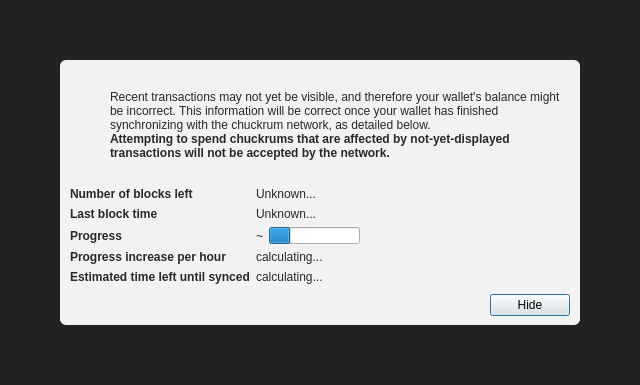
<?xml version="1.0" encoding="UTF-8"?>
<ui version="4.0">
 <class>ModalOverlay</class>
 <widget class="ModalOverlay" name="ModalOverlay">
  <property name="geometry">
   <rect>
    <x>0</x>
    <y>0</y>
    <width>640</width>
    <height>385</height>
   </rect>
  </property>
  <property name="windowTitle">
   <string>Form</string>
  </property>
  <layout class="QVBoxLayout" name="verticalLayout" stretch="0">
   <property name="sizeConstraint">
    <enum>QLayout::SetDefaultConstraint</enum>
   </property>
   <property name="leftMargin">
    <number>0</number>
   </property>
   <property name="topMargin">
    <number>0</number>
   </property>
   <property name="rightMargin">
    <number>0</number>
   </property>
   <property name="bottomMargin">
    <number>0</number>
   </property>
   <item>
    <widget class="QWidget" name="bgWidget" native="true">
     <property name="styleSheet">
      <string notr="true">#bgWidget { background: rgba(0,0,0,220); }</string>
     </property>
     <layout class="QVBoxLayout" name="verticalLayoutMain" stretch="1">
      <property name="leftMargin">
       <number>60</number>
      </property>
      <property name="topMargin">
       <number>60</number>
      </property>
      <property name="rightMargin">
       <number>60</number>
      </property>
      <property name="bottomMargin">
       <number>60</number>
      </property>
      <item>
       <widget class="QWidget" name="contentWidget" native="true">
        <property name="styleSheet">
         <string notr="true">#contentWidget { background: rgba(255,255,255,240); border-radius: 6px; }

QLabel { color: rgb(40,40,40);  }</string>
        </property>
        <layout class="QVBoxLayout" name="verticalLayoutSub" stretch="1,0,0,0">
         <property name="spacing">
          <number>0</number>
         </property>
         <property name="leftMargin">
          <number>10</number>
         </property>
         <property name="topMargin">
          <number>10</number>
         </property>
         <property name="rightMargin">
          <number>10</number>
         </property>
         <property name="bottomMargin">
          <number>10</number>
         </property>
         <item>
          <layout class="QHBoxLayout" name="horizontalLayoutIconText" stretch="0,1">
           <property name="topMargin">
            <number>20</number>
           </property>
           <item>
            <layout class="QVBoxLayout" name="verticalLayoutIcon">
             <property name="leftMargin">
              <number>0</number>
             </property>
             <item>
              <widget class="QPushButton" name="warningIcon">
               <property name="enabled">
                <bool>false</bool>
               </property>
               <property name="text">
                <string/>
               </property>
               <property name="icon">
                <iconset>
                 <normaloff>:/icons/warning</normaloff>
                 <disabledoff>:/icons/warning</disabledoff>:/icons/warning</iconset>
               </property>
               <property name="iconSize">
                <size>
                 <width>48</width>
                 <height>48</height>
                </size>
               </property>
               <property name="flat">
                <bool>true</bool>
               </property>
              </widget>
             </item>
             <item>
              <spacer name="verticalSpacerWarningIcon">
               <property name="orientation">
                <enum>Qt::Vertical</enum>
               </property>
               <property name="sizeHint" stdset="0">
                <size>
                 <width>20</width>
                 <height>40</height>
                </size>
               </property>
              </spacer>
             </item>
            </layout>
           </item>
           <item>
            <layout class="QVBoxLayout" name="verticalLayoutInfoText">
             <property name="leftMargin">
              <number>0</number>
             </property>
             <property name="topMargin">
              <number>0</number>
             </property>
             <item>
              <widget class="QLabel" name="infoText">
               <property name="text">
                <string>Recent transactions may not yet be visible, and therefore your wallet's balance might be incorrect. This information will be correct once your wallet has finished synchronizing with the chuckrum network, as detailed below.</string>
               </property>
               <property name="textFormat">
                <enum>Qt::RichText</enum>
               </property>
               <property name="wordWrap">
                <bool>true</bool>
               </property>
              </widget>
             </item>
             <item>
              <widget class="QLabel" name="infoTextStrong">
               <property name="font">
                <font>
                 <weight>75</weight>
                 <bold>true</bold>
                </font>
               </property>
               <property name="text">
                <string>Attempting to spend chuckrums that are affected by not-yet-displayed transactions will not be accepted by the network.</string>
               </property>
               <property name="textFormat">
                <enum>Qt::RichText</enum>
               </property>
               <property name="wordWrap">
                <bool>true</bool>
               </property>
              </widget>
             </item>
             <item>
              <spacer name="verticalSpacerInTextSpace">
               <property name="orientation">
                <enum>Qt::Vertical</enum>
               </property>
               <property name="sizeHint" stdset="0">
                <size>
                 <width>20</width>
                 <height>40</height>
                </size>
               </property>
              </spacer>
             </item>
            </layout>
           </item>
          </layout>
         </item>
         <item>
          <spacer name="verticalSpacerAfterText">
           <property name="orientation">
            <enum>Qt::Vertical</enum>
           </property>
           <property name="sizeHint" stdset="0">
            <size>
             <width>20</width>
             <height>40</height>
            </size>
           </property>
          </spacer>
         </item>
         <item>
          <layout class="QFormLayout" name="formLayout">
           <property name="fieldGrowthPolicy">
            <enum>QFormLayout::FieldsStayAtSizeHint</enum>
           </property>
           <property name="horizontalSpacing">
            <number>6</number>
           </property>
           <property name="verticalSpacing">
            <number>6</number>
           </property>
           <property name="topMargin">
            <number>10</number>
           </property>
           <item row="0" column="0">
            <widget class="QLabel" name="labelNumberOfBlocksLeft">
             <property name="font">
              <font>
               <weight>75</weight>
               <bold>true</bold>
              </font>
             </property>
             <property name="text">
              <string>Number of blocks left</string>
             </property>
            </widget>
           </item>
           <item row="0" column="1">
            <widget class="QLabel" name="numberOfBlocksLeft">
             <property name="text">
              <string>Unknown...</string>
             </property>
            </widget>
           </item>
           <item row="1" column="0">
            <widget class="QLabel" name="labelLastBlockTime">
             <property name="font">
              <font>
               <weight>75</weight>
               <bold>true</bold>
              </font>
             </property>
             <property name="text">
              <string>Last block time</string>
             </property>
            </widget>
           </item>
           <item row="1" column="1">
            <widget class="QLabel" name="newestBlockDate">
             <property name="sizePolicy">
              <sizepolicy hsizetype="Maximum" vsizetype="Preferred">
               <horstretch>0</horstretch>
               <verstretch>0</verstretch>
              </sizepolicy>
             </property>
             <property name="text">
              <string>Unknown...</string>
             </property>
            </widget>
           </item>
           <item row="2" column="0">
            <widget class="QLabel" name="labelSyncDone">
             <property name="font">
              <font>
               <weight>75</weight>
               <bold>true</bold>
              </font>
             </property>
             <property name="text">
              <string>Progress</string>
             </property>
            </widget>
           </item>
           <item row="2" column="1">
            <layout class="QHBoxLayout" name="horizontalLayoutSync" stretch="0,1">
             <item>
              <widget class="QLabel" name="percentageProgress">
               <property name="text">
                <string notr="true">~</string>
               </property>
              </widget>
             </item>
             <item>
              <widget class="QProgressBar" name="progressBar">
               <property name="value">
                <number>24</number>
               </property>
               <property name="format">
                <string/>
               </property>
              </widget>
             </item>
            </layout>
           </item>
           <item row="4" column="0">
            <widget class="QLabel" name="labelProgressIncrease">
             <property name="font">
              <font>
               <weight>75</weight>
               <bold>true</bold>
              </font>
             </property>
             <property name="text">
              <string>Progress increase per hour</string>
             </property>
            </widget>
           </item>
           <item row="4" column="1">
            <widget class="QLabel" name="progressIncreasePerH">
             <property name="text">
              <string>calculating...</string>
             </property>
            </widget>
           </item>
           <item row="5" column="0">
            <widget class="QLabel" name="labelEstimatedTimeLeft">
             <property name="font">
              <font>
               <weight>75</weight>
               <bold>true</bold>
              </font>
             </property>
             <property name="text">
              <string>Estimated time left until synced</string>
             </property>
            </widget>
           </item>
           <item row="5" column="1">
            <widget class="QLabel" name="expectedTimeLeft">
             <property name="text">
              <string>calculating...</string>
             </property>
            </widget>
           </item>
          </layout>
         </item>
         <item>
          <layout class="QHBoxLayout" name="horizontalLayoutButtons">
           <property name="leftMargin">
            <number>10</number>
           </property>
           <property name="topMargin">
            <number>10</number>
           </property>
           <item>
            <spacer name="horizontalSpacer">
             <property name="orientation">
              <enum>Qt::Horizontal</enum>
             </property>
             <property name="sizeHint" stdset="0">
              <size>
               <width>40</width>
               <height>20</height>
              </size>
             </property>
            </spacer>
           </item>
           <item>
            <widget class="QPushButton" name="closeButton">
             <property name="text">
              <string>Hide</string>
             </property>
             <property name="focusPolicy">
              <enum>Qt::StrongFocus</enum>
             </property>
             <property name="default">
              <bool>true</bool>
             </property>
            </widget>
           </item>
          </layout>
         </item>
        </layout>
       </widget>
      </item>
     </layout>
    </widget>
   </item>
  </layout>
 </widget>
 <customwidgets>
  <customwidget>
   <class>ModalOverlay</class>
   <extends>QWidget</extends>
   <header>qt/modaloverlay.h</header>
   <container>1</container>
  </customwidget>
 </customwidgets>
 <resources/>
 <connections/>
</ui>
